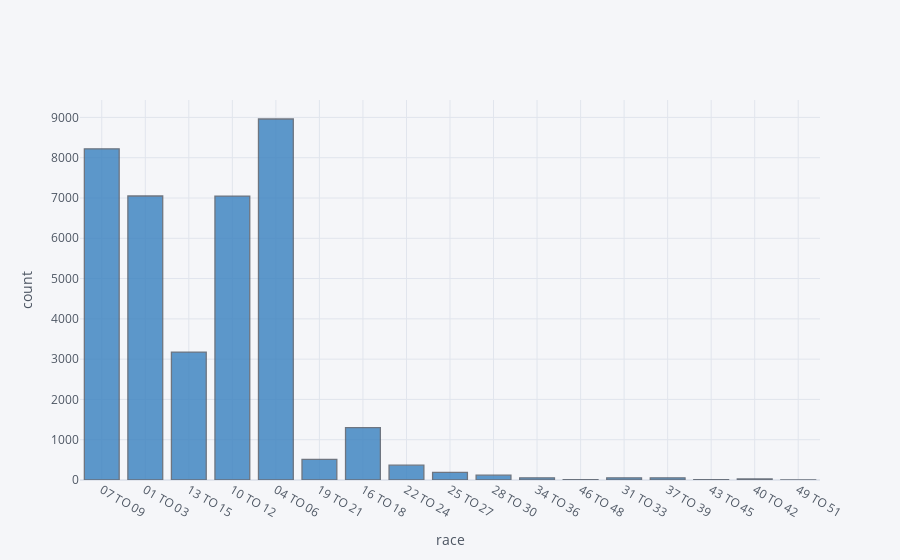

Notebook cell for this chart:
### Code cell
df['storey_range'].iplot(kind='hist', xTitle='race', yTitle='count', color="blue")
#can be viewed using jupiter notebook
#interactive country distribution

### Figure 1 — Plotly figure (JSON) as saved in the notebook; plotly's stock layout.template omitted (floating-point values rounded to 4 significant figures; data arrays with more than 128 entries replaced by an {"elided": "..."} marker saying what was removed)
{"data": [{"histfunc": "count", "histnorm": "", "marker": {"color": "rgba(55, 128, 191, 1.0)", "line": {"color": "#4D5663", "width": 1.3}}, "name": "storey_range", "opacity": 0.8, "orientation": "v", "type": "histogram", "x": {"elided": "37153 str values"}}], "layout": {"barmode": "overlay", "legend": {"bgcolor": "#F5F6F9", "font": {"color": "#4D5663"}}, "paper_bgcolor": "#F5F6F9", "plot_bgcolor": "#F5F6F9", "title": {"font": {"color": "#4D5663"}}, "xaxis": {"gridcolor": "#E1E5ED", "showgrid": true, "tickfont": {"color": "#4D5663"}, "title": {"font": {"color": "#4D5663"}, "text": "race"}, "zerolinecolor": "#E1E5ED"}, "yaxis": {"gridcolor": "#E1E5ED", "showgrid": true, "tickfont": {"color": "#4D5663"}, "title": {"font": {"color": "#4D5663"}, "text": "count"}, "zerolinecolor": "#E1E5ED"}}}
